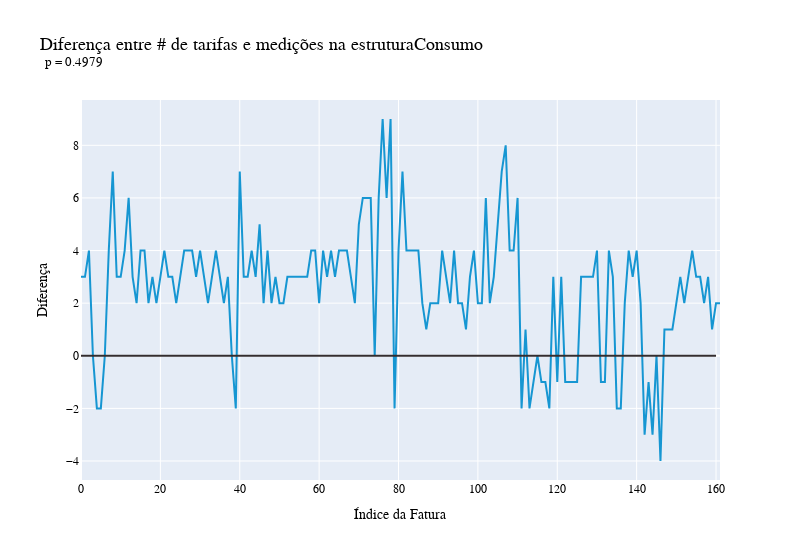

Write notebook code for a chart like this one.
### Markdown cell above
A distribuição das tarifas é bem diferente das leituras, portanto podemos questionar qual a relação entre elas, ou seja, se o número de tarifas aplicadas tem correlação entre a quantidade de itens medidos na *estruturaConsumo*.

### Code cell
# Calculando a diferença entre quantidade de tarifas e quantidade
# de medições feitas na estruturaConsumo de uma fatura
dist_tarifas = df['tarifas'].apply(lambda x : len(x))
dist_leituras = estruturaConsumo_df['leituras'].apply(lambda x : len(x))
plot_data = dist_tarifas - dist_leituras
p_corr = dist_tarifas.corr(dist_leituras)

px.line(
	data_frame = plot_data,							# Dado a ser plotado
	title=f'Diferença entre # de tarifas\
 e medições na estruturaConsumo<br>\
	<sup>p = {p_corr:.4f}</sup>', 					# Título do gráfico
	color_discrete_sequence=[SHADES['CYAN'][4]], 	# Cor da linha
	width=800, 									 	# Tamanho 
).add_shape(
	type='line', x0=0, y0=0, x1=160, y1=0, 			 # Desenha uma linha horizontal
	line_color=SHADES['GRAY'][4]
).update_layout(
	showlegend=False, 							 	 # Esconde a legenda
	xaxis_title='Índice da Fatura',				     # Renomeia título do eixo x 
	yaxis_title='Diferença',						 # Renomeia título do eixo y 
	**LAYOUT_SPECS									 # Customizações do layout
)

### Figure 1 — Plotly figure (JSON) as saved in the notebook; plotly's stock layout.template omitted (floating-point values rounded to 4 significant figures; data arrays with more than 128 entries replaced by an {"elided": "..."} marker saying what was removed)
{"data": [{"hovertemplate": "variable=0<br>index=%{x}<br>value=%{y}<extra></extra>", "legendgroup": "0", "line": {"color": "#1696D2", "dash": "solid"}, "marker": {"symbol": "circle"}, "mode": "lines", "name": "0", "orientation": "v", "showlegend": true, "type": "scatter", "x": {"elided": "162 int values"}, "xaxis": "x", "y": {"elided": "162 int values"}, "yaxis": "y"}], "layout": {"hoverlabel": {"font": {"family": "Lato-Regular", "size": 14}}, "legend": {"font": {"color": "#000000", "family": "Lato-Regular", "size": 13}, "title": {"font": {"color": "#000000", "family": "Lato-Bold", "size": 14}, "text": "variable"}, "tracegroupgap": 0}, "shapes": [{"line": {"color": "#332D2F"}, "type": "line", "x0": 0, "x1": 160, "y0": 0, "y1": 0}], "showlegend": false, "title": {"font": {"color": "#000000", "family": "Lato-Bold", "size": 18}, "text": "Diferença entre # de tarifas e medições na estruturaConsumo<br>\t<sup>p = 0.4979</sup>"}, "width": 800, "xaxis": {"anchor": "y", "domain": [0, 1], "tickfont": {"color": "#000000", "family": "Lato-Regular", "size": 12}, "title": {"font": {"color": "#000000", "family": "Lato-Italic", "size": 14}, "text": "Índice da Fatura"}}, "yaxis": {"anchor": "x", "domain": [0, 1], "tickfont": {"color": "#000000", "family": "Lato-Regular", "size": 12}, "title": {"font": {"color": "#000000", "family": "Lato-Italic", "size": 14}, "text": "Diferença"}}}}
